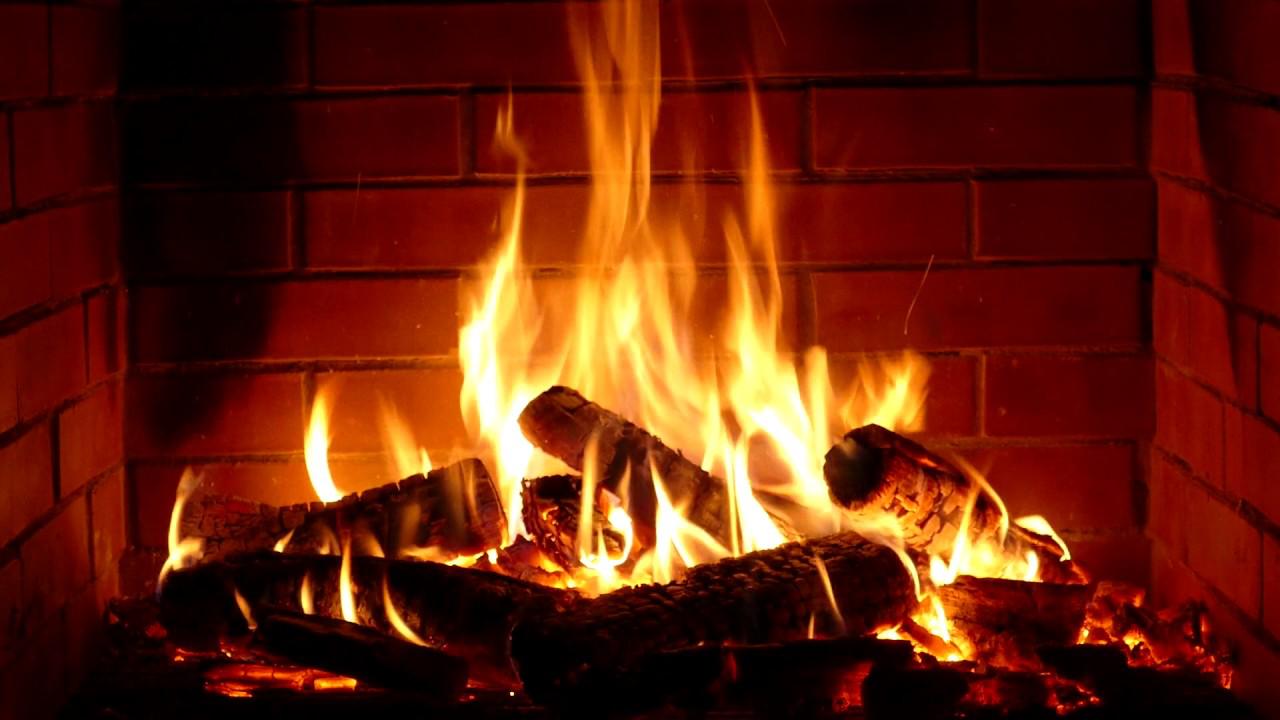
#> input picture org.png, 1280 x 720 px
$ python -i mosiac.py   (imports and definitions only)
#> lines starting #> are read from the running program, lines starting #| are printed output that depends on the picture
#> further down, picture is the input picture: PIL image 1280x720 RGB; mean R, G, B 99.8, 33.4, 12.6
#mosiac.py


import PIL
from PIL import Image
import requests
from io import BytesIO
from PIL import ImageFilter
from PIL import ImageEnhance
from IPython.display import display
import numpy as np
import cv2
from itertools import product


#Open an image
# URL = "https://predictivehacks.com/wp-content/uploads/2019/08/RGBA.png"
URL = "https://i.ytimg.com/vi/L_LUpnjgPso/maxresdefault.jpg"
URL = "https://hips.hearstapps.com/hmg-prod.s3.amazonaws.com/images/natural-real-lightning-over-the-city-royalty-free-image-1592226477.jpg?crop=0.668xw:1.00xh;0.190xw,0&resize=640:*"
URL = "https://cdn.britannica.com/37/190637-050-E76719D7/Lightning-farm-field-energy-tree-Weather-electricity.jpg"
URL = "https://www.sciencealert.com/images/2019-04/processed/lightning_bolts_needles_1024.jpg"
URL = "https://cdn.pixabay.com/photo/2015/04/19/08/33/flower-729512__340.jpg"
# [1 line that did not run here, left out]
# [1 line not run here, left out]
imgPath = "org.png"
# [1 line not run here, left out]
# [1 line that did not run here, left out]

makeSet = True
# image = image.resize((int(image.width/4),int(image.height/4)))

# get the mode of the image
# [1 line that did not run here, left out]
# [1 line not run here, left out]
# it returns 'rgb'

#Choose mosiac parameters
gridw = 20*3
gridh = 20*3
# [1 line that did not run here, left out]

#create canvas
quality = 8
# [1 line that did not run here, left out]
# [1 line that did not run here, left out]

#currentColorAverage
def averagePixel(image,quality = 5):
    blocksum = [0,0,0]
    for pos in product(range(int(image.height/quality)), range(int(image.width/quality))):
        # print(pos)
        x = pos[0]*quality
        y = pos[1]*quality
        pixel = image.getpixel((y,x))
        blocksum[0] += pixel[0]
        blocksum[1] += pixel[1]
        blocksum[2] += pixel[2]
    finalColor = []
    for i in blocksum:
        finalColor.append(int(i/(image.width*image.height/(quality*quality))))
    return finalColor

def decrease_brightness(img, constant = 1.5):
    source = img.split()

    R, G, B = 0, 1, 2
    constant = 1.5 # constant by which each pixel is divided

    Red =   source[R].point(lambda i: max(0,min(i/constant,255)))
    Green = source[G].point(lambda i: max(0,min(i/constant,255)))
    Blue =  source[B].point(lambda i: max(0,min(i/constant,255)))

    im = Image.merge(img.mode, (Red, Green, Blue))
    return im
def increase_brightness(img, constant = 1.5):


#> called with constant = 1.5
    if constant < 1:
        return decrease_brightness(image,1/constant)
    source = img.split()

    R, G, B = 0, 1, 2
    constant = 1.5 # constant by which each pixel is divided

    Red =   source[R].point(lambda i: max(0,min(i*constant,255)))
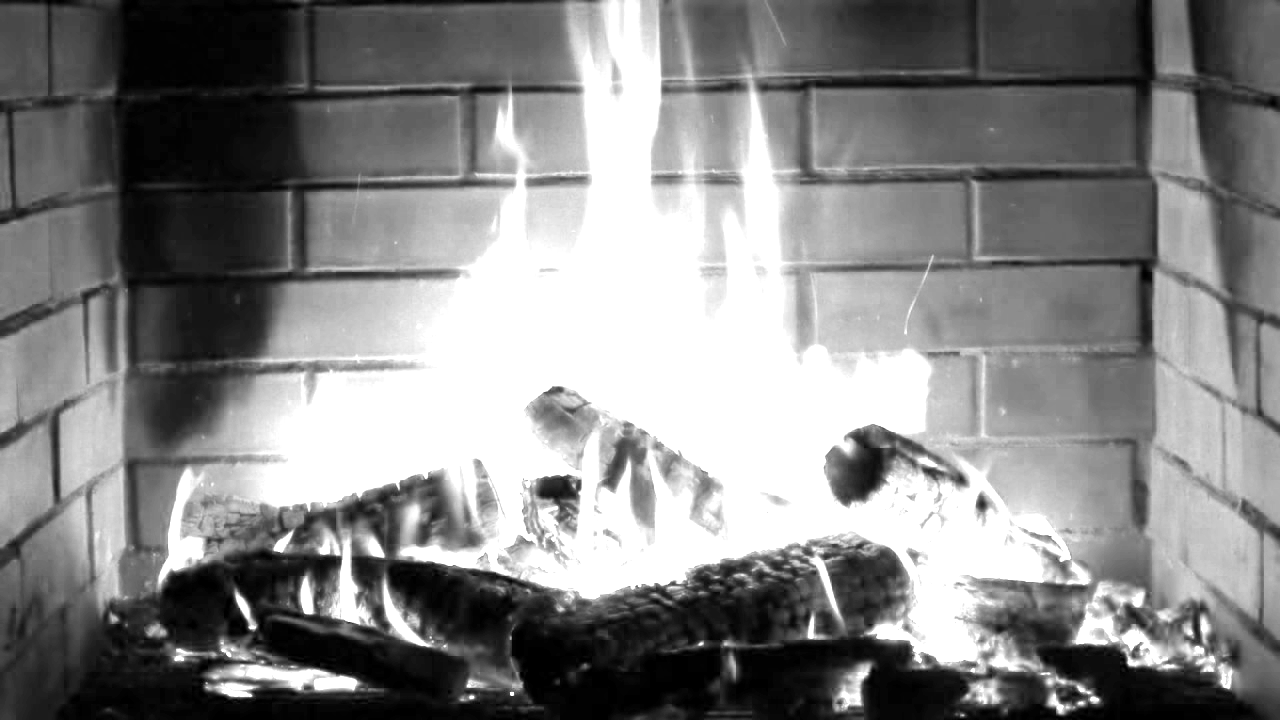
#> Red: PIL image 1280x720 L; min 0, max 255, mean 132.3
    Green = source[G].point(lambda i: max(0,min(i*constant,255)))
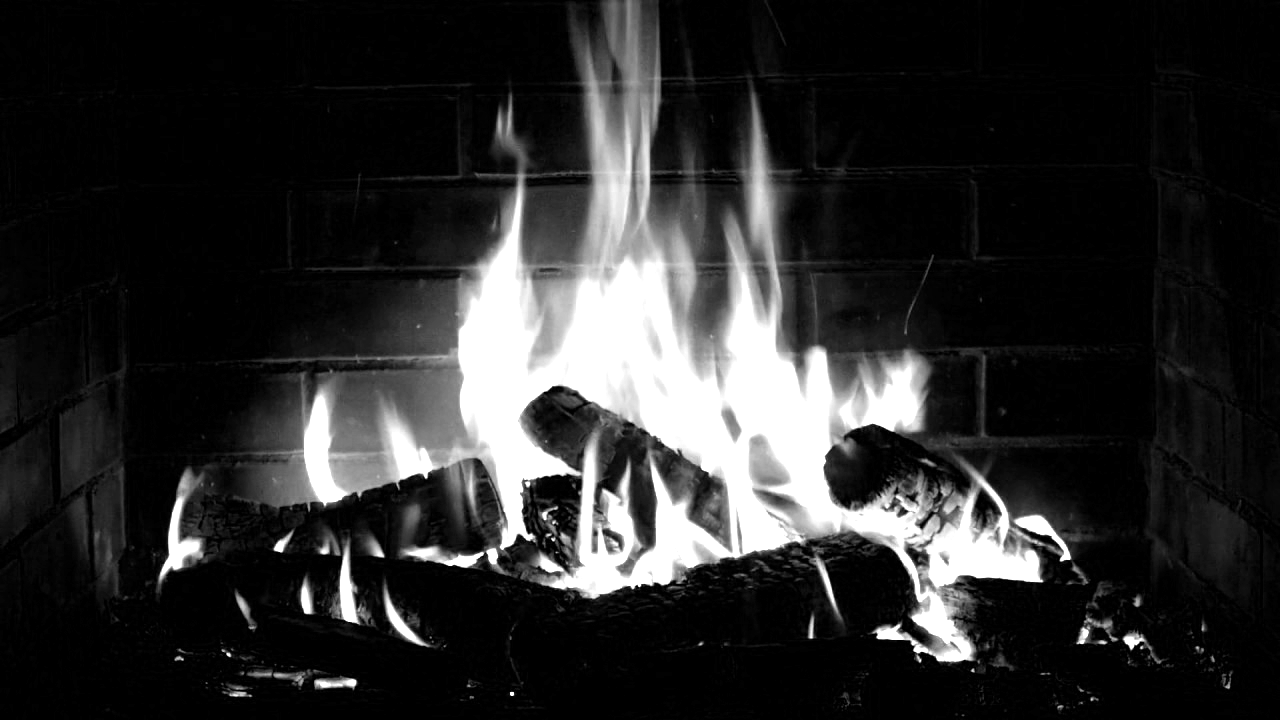
#> Green: PIL image 1280x720 L; min 0, max 255, mean 43.6
    Blue =  source[B].point(lambda i: max(0,min(i*constant,255)))
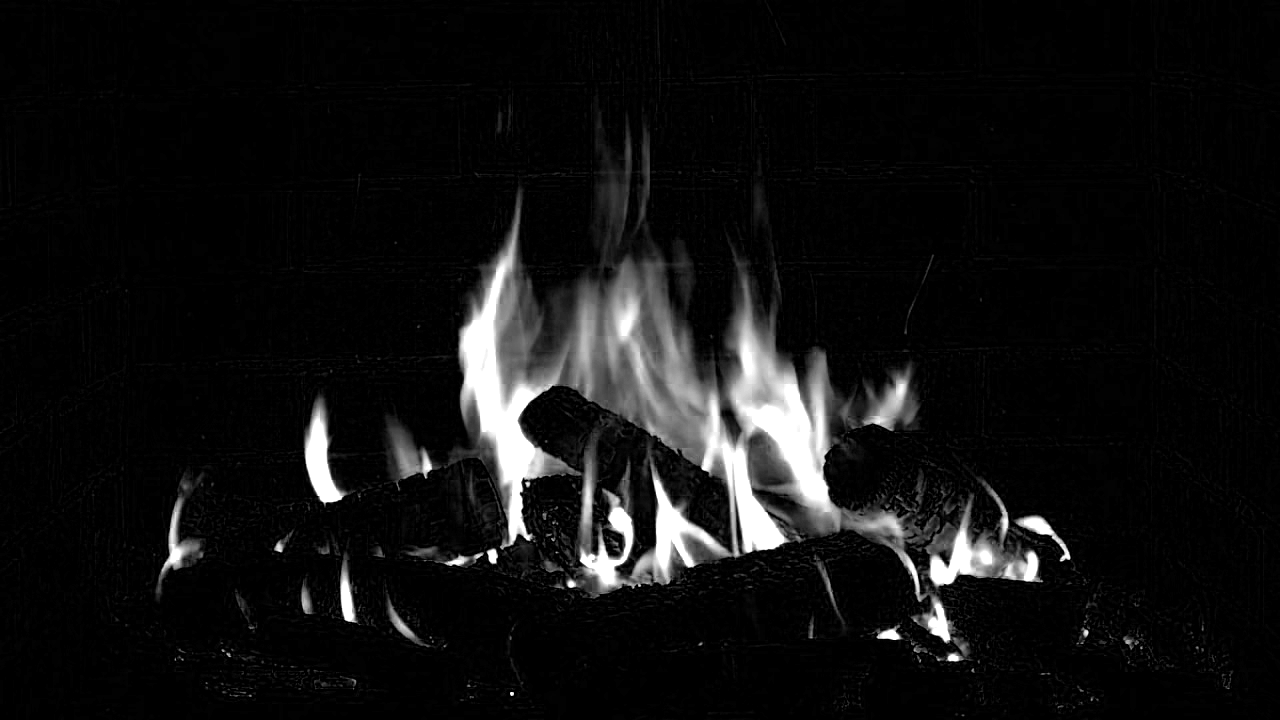
#> Blue: PIL image 1280x720 L; min 0, max 255, mean 17.3

    im = Image.merge(img.mode, (Red, Green, Blue))
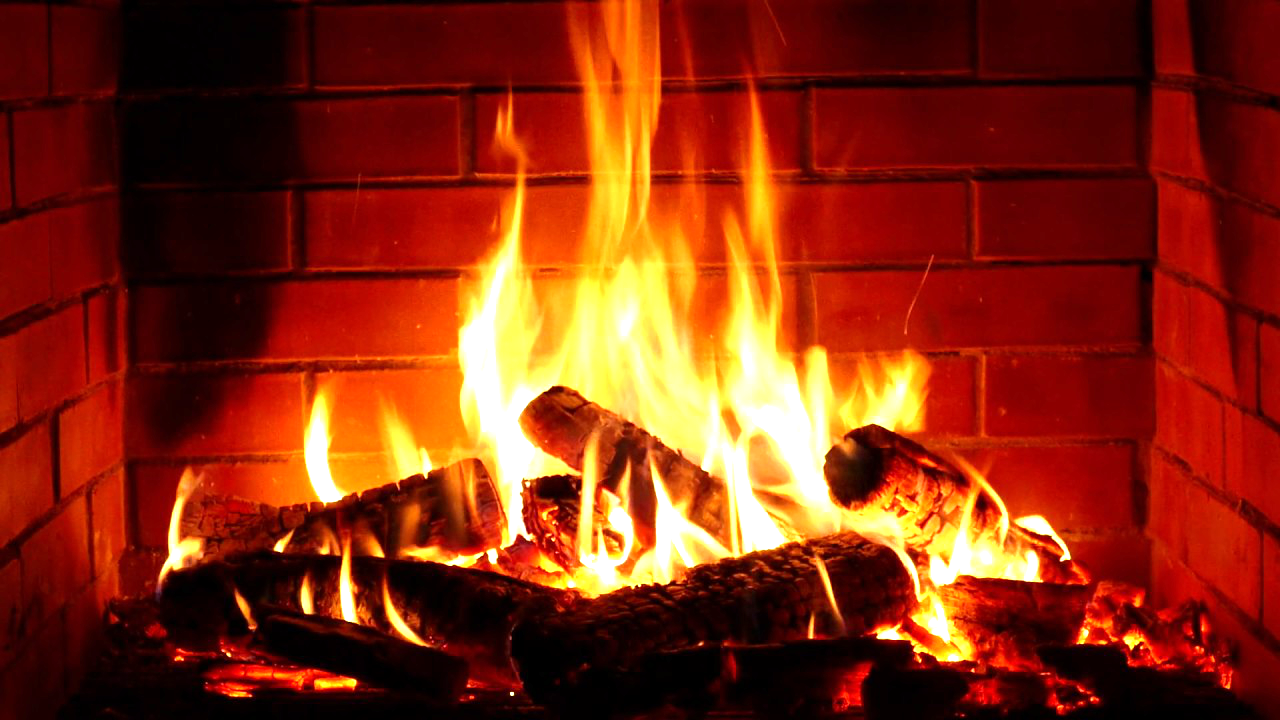
#> im: PIL image 1280x720 RGB; mean R, G, B 132.3, 43.6, 17.3
    return im

def colorDiff(a,b):
    return abs(a[0]-b[0])+abs(a[1]-b[1])+abs(a[2]-b[2])

# print(f"{block} finalColor {finalColor}")
# for i in range(min(averageColor))
# collection.append([averageColor[0]-i,averageColor[1]-i,averageColor[2]-i])
# for i in range(255-max(averageColor))
# collection.append([averageColor[0]+i,averageColor[1]+i,averageColor[2]+i])
###### MAKE ACTUAL COLLECTION
imageSet = []
collection = {}
# [1 line that did not run here, left out]
# [1 line that did not run here, left out]
# [15 lines not run here, left out]


# collection[imagePath] = averagePixel(image)

# for imgPath in imageSet:


#Scan Blocks to get averate colors
blocks = {}
# [53 lines not run here, left out]

#for every block find closest image

#resize and patch mosiac on canvas

>>> from PIL import Image
>>> picture = Image.open('org.png')
>>> result = increase_brightness(picture)
